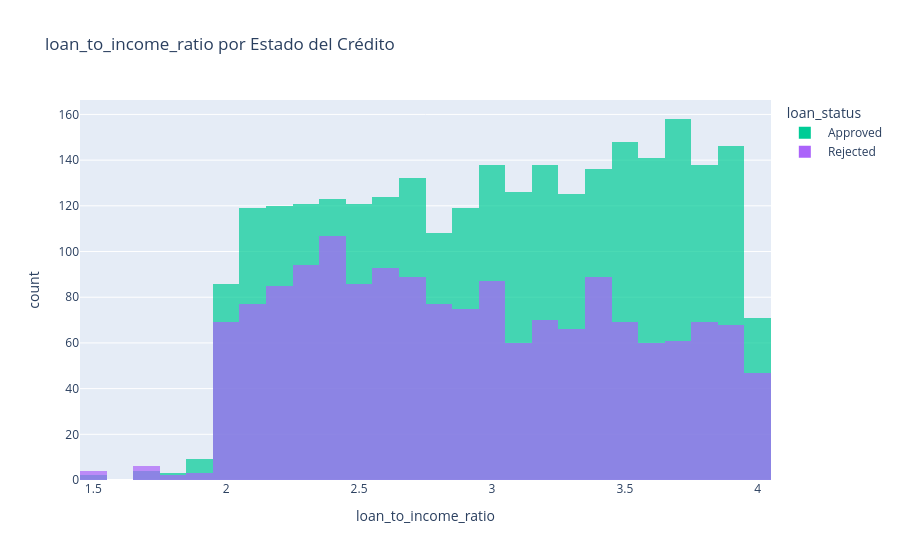
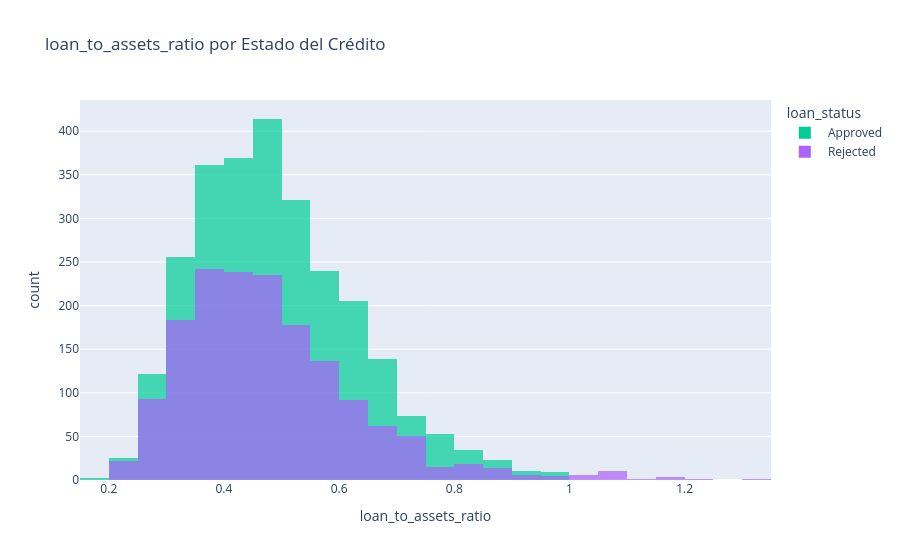

These figures' notebook cell, in order:
### Code cell
# Analizar nuevas variables vs target
for feat in ['loan_to_income_ratio', 'loan_to_assets_ratio']:
    fig = px.histogram(
        df_fe, x=feat, color='loan_status',
        nbins=40, barmode='overlay', opacity=0.7,
        color_discrete_map={'Approved': '#2ecc71', 'Rejected': '#e74c3c'},
        title=f'{feat} por Estado del Crédito'
    )
    fig.show()

print('\nEstadísticas de nuevas variables por loan_status:')
df_fe.groupby('loan_status')[['loan_to_income_ratio', 'total_assets', 'loan_to_assets_ratio']].mean().round(3)

### Figure 1 — Plotly figure (JSON) as saved in the notebook; plotly's stock layout.template omitted (floating-point values rounded to 4 significant figures; data arrays with more than 128 entries replaced by an {"elided": "..."} marker saying what was removed)
{"data": [{"bingroup": "x", "hovertemplate": "loan_status= Approved<br>loan_to_income_ratio=%{x}<br>count=%{y}<extra></extra>", "legendgroup": " Approved", "marker": {"color": "#00cc96", "opacity": 0.7, "pattern": {"shape": ""}}, "name": " Approved", "nbinsx": 40, "orientation": "v", "showlegend": true, "type": "histogram", "x": {"elided": "2656 float values"}, "xaxis": "x", "yaxis": "y"}, {"bingroup": "x", "hovertemplate": "loan_status= Rejected<br>loan_to_income_ratio=%{x}<br>count=%{y}<extra></extra>", "legendgroup": " Rejected", "marker": {"color": "#ab63fa", "opacity": 0.7, "pattern": {"shape": ""}}, "name": " Rejected", "nbinsx": 40, "orientation": "v", "showlegend": true, "type": "histogram", "x": {"elided": "1613 float values"}, "xaxis": "x", "yaxis": "y"}], "layout": {"barmode": "overlay", "legend": {"title": {"text": "loan_status"}, "tracegroupgap": 0}, "title": {"text": "loan_to_income_ratio por Estado del Crédito"}, "xaxis": {"anchor": "y", "domain": [0, 1], "title": {"text": "loan_to_income_ratio"}}, "yaxis": {"anchor": "x", "domain": [0, 1], "title": {"text": "count"}}}}

### Figure 2 — Plotly figure (JSON) as saved in the notebook; plotly's stock layout.template omitted (floating-point values rounded to 4 significant figures; data arrays with more than 128 entries replaced by an {"elided": "..."} marker saying what was removed)
{"data": [{"bingroup": "x", "hovertemplate": "loan_status= Approved<br>loan_to_assets_ratio=%{x}<br>count=%{y}<extra></extra>", "legendgroup": " Approved", "marker": {"color": "#00cc96", "opacity": 0.7, "pattern": {"shape": ""}}, "name": " Approved", "nbinsx": 40, "orientation": "v", "showlegend": true, "type": "histogram", "x": {"elided": "2656 float values"}, "xaxis": "x", "yaxis": "y"}, {"bingroup": "x", "hovertemplate": "loan_status= Rejected<br>loan_to_assets_ratio=%{x}<br>count=%{y}<extra></extra>", "legendgroup": " Rejected", "marker": {"color": "#ab63fa", "opacity": 0.7, "pattern": {"shape": ""}}, "name": " Rejected", "nbinsx": 40, "orientation": "v", "showlegend": true, "type": "histogram", "x": {"elided": "1613 float values"}, "xaxis": "x", "yaxis": "y"}], "layout": {"barmode": "overlay", "legend": {"title": {"text": "loan_status"}, "tracegroupgap": 0}, "title": {"text": "loan_to_assets_ratio por Estado del Crédito"}, "xaxis": {"anchor": "y", "domain": [0, 1], "title": {"text": "loan_to_assets_ratio"}}, "yaxis": {"anchor": "x", "domain": [0, 1], "title": {"text": "count"}}}}
